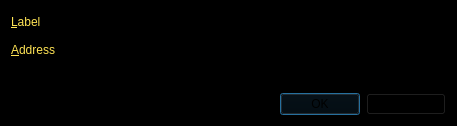
<?xml version="1.0" encoding="UTF-8"?>
<ui version="4.0">
 <class>EditAddressDialog</class>
 <widget class="QDialog" name="EditAddressDialog">
  <property name="geometry">
   <rect>
    <x>0</x>
    <y>0</y>
    <width>457</width>
    <height>126</height>
   </rect>
  </property>
  <property name="palette">
   <palette>
    <active>
     <colorrole role="WindowText">
      <brush brushstyle="SolidPattern">
       <color alpha="255">
        <red>255</red>
        <green>228</green>
        <blue>85</blue>
       </color>
      </brush>
     </colorrole>
     <colorrole role="Button">
      <brush brushstyle="SolidPattern">
       <color alpha="255">
        <red>0</red>
        <green>0</green>
        <blue>0</blue>
       </color>
      </brush>
     </colorrole>
     <colorrole role="Light">
      <brush brushstyle="SolidPattern">
       <color alpha="255">
        <red>0</red>
        <green>0</green>
        <blue>0</blue>
       </color>
      </brush>
     </colorrole>
     <colorrole role="Midlight">
      <brush brushstyle="SolidPattern">
       <color alpha="255">
        <red>0</red>
        <green>0</green>
        <blue>0</blue>
       </color>
      </brush>
     </colorrole>
     <colorrole role="Dark">
      <brush brushstyle="SolidPattern">
       <color alpha="255">
        <red>0</red>
        <green>0</green>
        <blue>0</blue>
       </color>
      </brush>
     </colorrole>
     <colorrole role="Mid">
      <brush brushstyle="SolidPattern">
       <color alpha="255">
        <red>0</red>
        <green>0</green>
        <blue>0</blue>
       </color>
      </brush>
     </colorrole>
     <colorrole role="Text">
      <brush brushstyle="SolidPattern">
       <color alpha="255">
        <red>255</red>
        <green>228</green>
        <blue>85</blue>
       </color>
      </brush>
     </colorrole>
     <colorrole role="BrightText">
      <brush brushstyle="SolidPattern">
       <color alpha="255">
        <red>255</red>
        <green>255</green>
        <blue>255</blue>
       </color>
      </brush>
     </colorrole>
     <colorrole role="ButtonText">
      <brush brushstyle="SolidPattern">
       <color alpha="255">
        <red>255</red>
        <green>255</green>
        <blue>255</blue>
       </color>
      </brush>
     </colorrole>
     <colorrole role="Base">
      <brush brushstyle="SolidPattern">
       <color alpha="255">
        <red>0</red>
        <green>0</green>
        <blue>0</blue>
       </color>
      </brush>
     </colorrole>
     <colorrole role="Window">
      <brush brushstyle="SolidPattern">
       <color alpha="255">
        <red>0</red>
        <green>0</green>
        <blue>0</blue>
       </color>
      </brush>
     </colorrole>
     <colorrole role="Shadow">
      <brush brushstyle="SolidPattern">
       <color alpha="255">
        <red>0</red>
        <green>0</green>
        <blue>0</blue>
       </color>
      </brush>
     </colorrole>
     <colorrole role="AlternateBase">
      <brush brushstyle="SolidPattern">
       <color alpha="255">
        <red>0</red>
        <green>0</green>
        <blue>0</blue>
       </color>
      </brush>
     </colorrole>
     <colorrole role="ToolTipBase">
      <brush brushstyle="SolidPattern">
       <color alpha="255">
        <red>255</red>
        <green>255</green>
        <blue>220</blue>
       </color>
      </brush>
     </colorrole>
     <colorrole role="ToolTipText">
      <brush brushstyle="SolidPattern">
       <color alpha="255">
        <red>0</red>
        <green>0</green>
        <blue>0</blue>
       </color>
      </brush>
     </colorrole>
    </active>
    <inactive>
     <colorrole role="WindowText">
      <brush brushstyle="SolidPattern">
       <color alpha="255">
        <red>255</red>
        <green>228</green>
        <blue>85</blue>
       </color>
      </brush>
     </colorrole>
     <colorrole role="Button">
      <brush brushstyle="SolidPattern">
       <color alpha="255">
        <red>0</red>
        <green>0</green>
        <blue>0</blue>
       </color>
      </brush>
     </colorrole>
     <colorrole role="Light">
      <brush brushstyle="SolidPattern">
       <color alpha="255">
        <red>0</red>
        <green>0</green>
        <blue>0</blue>
       </color>
      </brush>
     </colorrole>
     <colorrole role="Midlight">
      <brush brushstyle="SolidPattern">
       <color alpha="255">
        <red>0</red>
        <green>0</green>
        <blue>0</blue>
       </color>
      </brush>
     </colorrole>
     <colorrole role="Dark">
      <brush brushstyle="SolidPattern">
       <color alpha="255">
        <red>0</red>
        <green>0</green>
        <blue>0</blue>
       </color>
      </brush>
     </colorrole>
     <colorrole role="Mid">
      <brush brushstyle="SolidPattern">
       <color alpha="255">
        <red>0</red>
        <green>0</green>
        <blue>0</blue>
       </color>
      </brush>
     </colorrole>
     <colorrole role="Text">
      <brush brushstyle="SolidPattern">
       <color alpha="255">
        <red>255</red>
        <green>228</green>
        <blue>85</blue>
       </color>
      </brush>
     </colorrole>
     <colorrole role="BrightText">
      <brush brushstyle="SolidPattern">
       <color alpha="255">
        <red>255</red>
        <green>255</green>
        <blue>255</blue>
       </color>
      </brush>
     </colorrole>
     <colorrole role="ButtonText">
      <brush brushstyle="SolidPattern">
       <color alpha="255">
        <red>255</red>
        <green>255</green>
        <blue>255</blue>
       </color>
      </brush>
     </colorrole>
     <colorrole role="Base">
      <brush brushstyle="SolidPattern">
       <color alpha="255">
        <red>0</red>
        <green>0</green>
        <blue>0</blue>
       </color>
      </brush>
     </colorrole>
     <colorrole role="Window">
      <brush brushstyle="SolidPattern">
       <color alpha="255">
        <red>0</red>
        <green>0</green>
        <blue>0</blue>
       </color>
      </brush>
     </colorrole>
     <colorrole role="Shadow">
      <brush brushstyle="SolidPattern">
       <color alpha="255">
        <red>0</red>
        <green>0</green>
        <blue>0</blue>
       </color>
      </brush>
     </colorrole>
     <colorrole role="AlternateBase">
      <brush brushstyle="SolidPattern">
       <color alpha="255">
        <red>0</red>
        <green>0</green>
        <blue>0</blue>
       </color>
      </brush>
     </colorrole>
     <colorrole role="ToolTipBase">
      <brush brushstyle="SolidPattern">
       <color alpha="255">
        <red>255</red>
        <green>255</green>
        <blue>220</blue>
       </color>
      </brush>
     </colorrole>
     <colorrole role="ToolTipText">
      <brush brushstyle="SolidPattern">
       <color alpha="255">
        <red>0</red>
        <green>0</green>
        <blue>0</blue>
       </color>
      </brush>
     </colorrole>
    </inactive>
    <disabled>
     <colorrole role="WindowText">
      <brush brushstyle="SolidPattern">
       <color alpha="255">
        <red>0</red>
        <green>0</green>
        <blue>0</blue>
       </color>
      </brush>
     </colorrole>
     <colorrole role="Button">
      <brush brushstyle="SolidPattern">
       <color alpha="255">
        <red>0</red>
        <green>0</green>
        <blue>0</blue>
       </color>
      </brush>
     </colorrole>
     <colorrole role="Light">
      <brush brushstyle="SolidPattern">
       <color alpha="255">
        <red>0</red>
        <green>0</green>
        <blue>0</blue>
       </color>
      </brush>
     </colorrole>
     <colorrole role="Midlight">
      <brush brushstyle="SolidPattern">
       <color alpha="255">
        <red>0</red>
        <green>0</green>
        <blue>0</blue>
       </color>
      </brush>
     </colorrole>
     <colorrole role="Dark">
      <brush brushstyle="SolidPattern">
       <color alpha="255">
        <red>0</red>
        <green>0</green>
        <blue>0</blue>
       </color>
      </brush>
     </colorrole>
     <colorrole role="Mid">
      <brush brushstyle="SolidPattern">
       <color alpha="255">
        <red>0</red>
        <green>0</green>
        <blue>0</blue>
       </color>
      </brush>
     </colorrole>
     <colorrole role="Text">
      <brush brushstyle="SolidPattern">
       <color alpha="255">
        <red>0</red>
        <green>0</green>
        <blue>0</blue>
       </color>
      </brush>
     </colorrole>
     <colorrole role="BrightText">
      <brush brushstyle="SolidPattern">
       <color alpha="255">
        <red>255</red>
        <green>255</green>
        <blue>255</blue>
       </color>
      </brush>
     </colorrole>
     <colorrole role="ButtonText">
      <brush brushstyle="SolidPattern">
       <color alpha="255">
        <red>0</red>
        <green>0</green>
        <blue>0</blue>
       </color>
      </brush>
     </colorrole>
     <colorrole role="Base">
      <brush brushstyle="SolidPattern">
       <color alpha="255">
        <red>0</red>
        <green>0</green>
        <blue>0</blue>
       </color>
      </brush>
     </colorrole>
     <colorrole role="Window">
      <brush brushstyle="SolidPattern">
       <color alpha="255">
        <red>0</red>
        <green>0</green>
        <blue>0</blue>
       </color>
      </brush>
     </colorrole>
     <colorrole role="Shadow">
      <brush brushstyle="SolidPattern">
       <color alpha="255">
        <red>0</red>
        <green>0</green>
        <blue>0</blue>
       </color>
      </brush>
     </colorrole>
     <colorrole role="AlternateBase">
      <brush brushstyle="SolidPattern">
       <color alpha="255">
        <red>0</red>
        <green>0</green>
        <blue>0</blue>
       </color>
      </brush>
     </colorrole>
     <colorrole role="ToolTipBase">
      <brush brushstyle="SolidPattern">
       <color alpha="255">
        <red>255</red>
        <green>255</green>
        <blue>220</blue>
       </color>
      </brush>
     </colorrole>
     <colorrole role="ToolTipText">
      <brush brushstyle="SolidPattern">
       <color alpha="255">
        <red>0</red>
        <green>0</green>
        <blue>0</blue>
       </color>
      </brush>
     </colorrole>
    </disabled>
   </palette>
  </property>
  <property name="windowTitle">
   <string>Edit Address</string>
  </property>
  <layout class="QVBoxLayout" name="verticalLayout">
   <item>
    <layout class="QFormLayout" name="formLayout">
     <property name="fieldGrowthPolicy">
      <enum>QFormLayout::AllNonFixedFieldsGrow</enum>
     </property>
     <item row="0" column="0">
      <widget class="QLabel" name="label">
       <property name="palette">
        <palette>
         <active>
          <colorrole role="WindowText">
           <brush brushstyle="SolidPattern">
            <color alpha="255">
             <red>255</red>
             <green>228</green>
             <blue>85</blue>
            </color>
           </brush>
          </colorrole>
          <colorrole role="Text">
           <brush brushstyle="SolidPattern">
            <color alpha="255">
             <red>255</red>
             <green>228</green>
             <blue>85</blue>
            </color>
           </brush>
          </colorrole>
          <colorrole role="ButtonText">
           <brush brushstyle="SolidPattern">
            <color alpha="255">
             <red>0</red>
             <green>0</green>
             <blue>0</blue>
            </color>
           </brush>
          </colorrole>
         </active>
         <inactive>
          <colorrole role="WindowText">
           <brush brushstyle="SolidPattern">
            <color alpha="255">
             <red>255</red>
             <green>228</green>
             <blue>85</blue>
            </color>
           </brush>
          </colorrole>
          <colorrole role="Text">
           <brush brushstyle="SolidPattern">
            <color alpha="255">
             <red>255</red>
             <green>228</green>
             <blue>85</blue>
            </color>
           </brush>
          </colorrole>
          <colorrole role="ButtonText">
           <brush brushstyle="SolidPattern">
            <color alpha="255">
             <red>0</red>
             <green>0</green>
             <blue>0</blue>
            </color>
           </brush>
          </colorrole>
         </inactive>
         <disabled>
          <colorrole role="WindowText">
           <brush brushstyle="SolidPattern">
            <color alpha="255">
             <red>120</red>
             <green>120</green>
             <blue>120</blue>
            </color>
           </brush>
          </colorrole>
          <colorrole role="Text">
           <brush brushstyle="SolidPattern">
            <color alpha="255">
             <red>120</red>
             <green>120</green>
             <blue>120</blue>
            </color>
           </brush>
          </colorrole>
          <colorrole role="ButtonText">
           <brush brushstyle="SolidPattern">
            <color alpha="255">
             <red>0</red>
             <green>0</green>
             <blue>0</blue>
            </color>
           </brush>
          </colorrole>
         </disabled>
        </palette>
       </property>
       <property name="text">
        <string>&amp;Label</string>
       </property>
       <property name="buddy">
        <cstring>labelEdit</cstring>
       </property>
      </widget>
     </item>
     <item row="0" column="1">
      <widget class="QLineEdit" name="labelEdit">
       <property name="palette">
        <palette>
         <active>
          <colorrole role="ButtonText">
           <brush brushstyle="SolidPattern">
            <color alpha="255">
             <red>0</red>
             <green>0</green>
             <blue>0</blue>
            </color>
           </brush>
          </colorrole>
         </active>
         <inactive>
          <colorrole role="ButtonText">
           <brush brushstyle="SolidPattern">
            <color alpha="255">
             <red>0</red>
             <green>0</green>
             <blue>0</blue>
            </color>
           </brush>
          </colorrole>
         </inactive>
         <disabled>
          <colorrole role="ButtonText">
           <brush brushstyle="SolidPattern">
            <color alpha="255">
             <red>0</red>
             <green>0</green>
             <blue>0</blue>
            </color>
           </brush>
          </colorrole>
         </disabled>
        </palette>
       </property>
       <property name="toolTip">
        <string>The label associated with this address book entry</string>
       </property>
      </widget>
     </item>
     <item row="1" column="0">
      <widget class="QLabel" name="label_2">
       <property name="palette">
        <palette>
         <active>
          <colorrole role="WindowText">
           <brush brushstyle="SolidPattern">
            <color alpha="255">
             <red>255</red>
             <green>228</green>
             <blue>85</blue>
            </color>
           </brush>
          </colorrole>
          <colorrole role="Text">
           <brush brushstyle="SolidPattern">
            <color alpha="255">
             <red>255</red>
             <green>228</green>
             <blue>85</blue>
            </color>
           </brush>
          </colorrole>
          <colorrole role="ButtonText">
           <brush brushstyle="SolidPattern">
            <color alpha="255">
             <red>0</red>
             <green>0</green>
             <blue>0</blue>
            </color>
           </brush>
          </colorrole>
         </active>
         <inactive>
          <colorrole role="WindowText">
           <brush brushstyle="SolidPattern">
            <color alpha="255">
             <red>255</red>
             <green>228</green>
             <blue>85</blue>
            </color>
           </brush>
          </colorrole>
          <colorrole role="Text">
           <brush brushstyle="SolidPattern">
            <color alpha="255">
             <red>255</red>
             <green>228</green>
             <blue>85</blue>
            </color>
           </brush>
          </colorrole>
          <colorrole role="ButtonText">
           <brush brushstyle="SolidPattern">
            <color alpha="255">
             <red>0</red>
             <green>0</green>
             <blue>0</blue>
            </color>
           </brush>
          </colorrole>
         </inactive>
         <disabled>
          <colorrole role="WindowText">
           <brush brushstyle="SolidPattern">
            <color alpha="255">
             <red>120</red>
             <green>120</green>
             <blue>120</blue>
            </color>
           </brush>
          </colorrole>
          <colorrole role="Text">
           <brush brushstyle="SolidPattern">
            <color alpha="255">
             <red>120</red>
             <green>120</green>
             <blue>120</blue>
            </color>
           </brush>
          </colorrole>
          <colorrole role="ButtonText">
           <brush brushstyle="SolidPattern">
            <color alpha="255">
             <red>0</red>
             <green>0</green>
             <blue>0</blue>
            </color>
           </brush>
          </colorrole>
         </disabled>
        </palette>
       </property>
       <property name="text">
        <string>&amp;Address</string>
       </property>
       <property name="buddy">
        <cstring>addressEdit</cstring>
       </property>
      </widget>
     </item>
     <item row="1" column="1">
      <widget class="QLineEdit" name="addressEdit">
       <property name="palette">
        <palette>
         <active>
          <colorrole role="ButtonText">
           <brush brushstyle="SolidPattern">
            <color alpha="255">
             <red>0</red>
             <green>0</green>
             <blue>0</blue>
            </color>
           </brush>
          </colorrole>
         </active>
         <inactive>
          <colorrole role="ButtonText">
           <brush brushstyle="SolidPattern">
            <color alpha="255">
             <red>0</red>
             <green>0</green>
             <blue>0</blue>
            </color>
           </brush>
          </colorrole>
         </inactive>
         <disabled>
          <colorrole role="ButtonText">
           <brush brushstyle="SolidPattern">
            <color alpha="255">
             <red>0</red>
             <green>0</green>
             <blue>0</blue>
            </color>
           </brush>
          </colorrole>
         </disabled>
        </palette>
       </property>
       <property name="toolTip">
        <string>The address associated with this address book entry. This can only be modified for sending addresses.</string>
       </property>
      </widget>
     </item>
    </layout>
   </item>
   <item>
    <widget class="QDialogButtonBox" name="buttonBox">
     <property name="palette">
      <palette>
       <active>
        <colorrole role="ButtonText">
         <brush brushstyle="SolidPattern">
          <color alpha="255">
           <red>0</red>
           <green>0</green>
           <blue>0</blue>
          </color>
         </brush>
        </colorrole>
       </active>
       <inactive>
        <colorrole role="ButtonText">
         <brush brushstyle="SolidPattern">
          <color alpha="255">
           <red>0</red>
           <green>0</green>
           <blue>0</blue>
          </color>
         </brush>
        </colorrole>
       </inactive>
       <disabled>
        <colorrole role="ButtonText">
         <brush brushstyle="SolidPattern">
          <color alpha="255">
           <red>0</red>
           <green>0</green>
           <blue>0</blue>
          </color>
         </brush>
        </colorrole>
       </disabled>
      </palette>
     </property>
     <property name="orientation">
      <enum>Qt::Horizontal</enum>
     </property>
     <property name="standardButtons">
      <set>QDialogButtonBox::Cancel|QDialogButtonBox::Ok</set>
     </property>
    </widget>
   </item>
  </layout>
 </widget>
 <resources/>
 <connections>
  <connection>
   <sender>buttonBox</sender>
   <signal>accepted()</signal>
   <receiver>EditAddressDialog</receiver>
   <slot>accept()</slot>
   <hints>
    <hint type="sourcelabel">
     <x>248</x>
     <y>254</y>
    </hint>
    <hint type="destinationlabel">
     <x>157</x>
     <y>274</y>
    </hint>
   </hints>
  </connection>
  <connection>
   <sender>buttonBox</sender>
   <signal>rejected()</signal>
   <receiver>EditAddressDialog</receiver>
   <slot>reject()</slot>
   <hints>
    <hint type="sourcelabel">
     <x>316</x>
     <y>260</y>
    </hint>
    <hint type="destinationlabel">
     <x>286</x>
     <y>274</y>
    </hint>
   </hints>
  </connection>
 </connections>
</ui>
